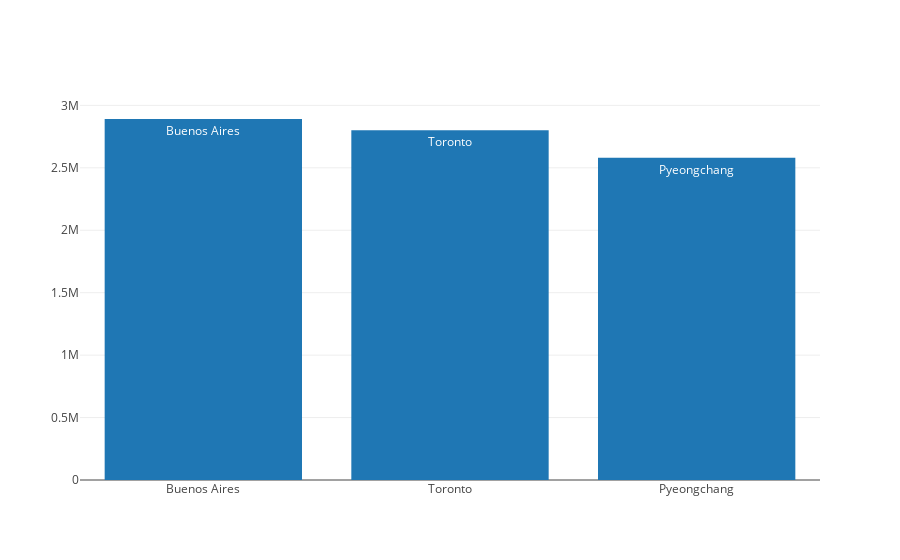

Notebook code cell kept with this figure:
### Code cell
plotly.offline.iplot([bar_trace_first_three_pops])

### Figure 1 — Plotly figure (JSON) as saved in the notebook; plotly's stock layout.template omitted (floating-point values rounded to 4 significant figures)
{"data": [{"text": ["Buenos Aires", "Toronto", "Pyeongchang"], "type": "bar", "uid": "66a5079e-5bc6-11e9-b6c6-592a2a73f9ad", "x": ["Buenos Aires", "Toronto", "Pyeongchang"], "y": [2891000, 2800000, 2581000]}], "layout": {}}
